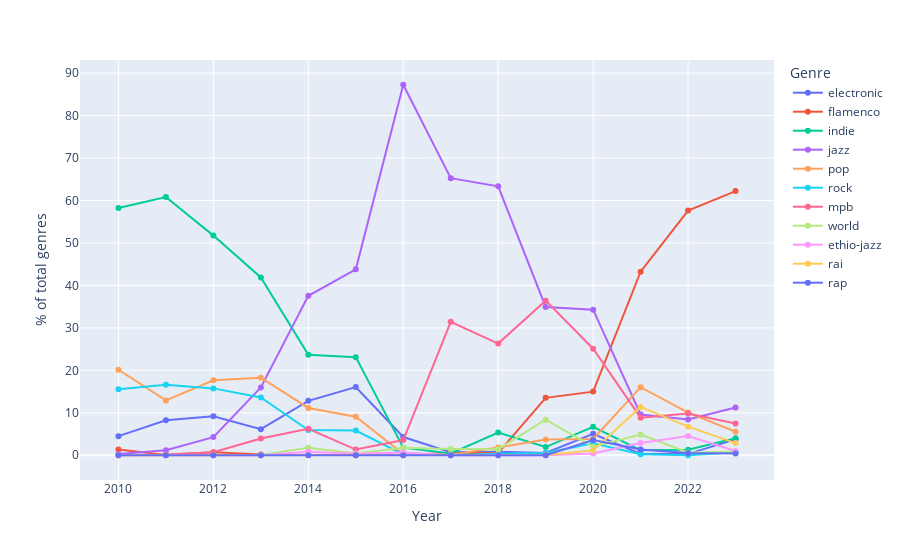

This figure's notebook cell:
### Code cell
fig = px.line(genres_year_top_figure_df.loc[genres_year_top_figure_df.year<2024], x="year", y="percentage", color='genre', markers= True,
              labels={"percentage" : "% of total genres", "year":"Year", "genre":"Genre"})
fig.show()

### Figure 1 — Plotly figure (JSON) as saved in the notebook; plotly's stock layout.template omitted (floating-point values rounded to 4 significant figures)
{"data": [{"hovertemplate": "Genre=electronic<br>Year=%{x}<br>% of total genres=%{y}<extra></extra>", "legendgroup": "electronic", "line": {"color": "#636efa", "dash": "solid"}, "marker": {"symbol": "circle"}, "mode": "lines+markers", "name": "electronic", "orientation": "v", "showlegend": true, "type": "scatter", "x": [2010, 2011, 2012, 2013, 2014, 2015, 2016, 2017, 2018, 2019, 2020, 2021, 2022, 2023], "xaxis": "x", "y": [4.494, 8.239, 9.185, 6.138, 12.82, 16.06, 4.297, 0.7359, 0.8174, 0.5268, 5.069, 0.2883, 0.3296, 3.73], "yaxis": "y"}, {"hovertemplate": "Genre=flamenco<br>Year=%{x}<br>% of total genres=%{y}<extra></extra>", "legendgroup": "flamenco", "line": {"color": "#EF553B", "dash": "solid"}, "marker": {"symbol": "circle"}, "mode": "lines+markers", "name": "flamenco", "orientation": "v", "showlegend": true, "type": "scatter", "x": [2010, 2011, 2012, 2013, 2014, 2015, 2016, 2017, 2018, 2019, 2020, 2021, 2022, 2023], "xaxis": "x", "y": [1.33, 0.04462, 0.7222, 0.171, 0.04529, 0, 0.1023, 0.5079, 0.545, 13.51, 14.99, 43.22, 57.64, 62.22], "yaxis": "y"}, {"hovertemplate": "Genre=indie<br>Year=%{x}<br>% of total genres=%{y}<extra></extra>", "legendgroup": "indie", "line": {"color": "#00cc96", "dash": "solid"}, "marker": {"symbol": "circle"}, "mode": "lines+markers", "name": "indie", "orientation": "v", "showlegend": true, "type": "scatter", "x": [2010, 2011, 2012, 2013, 2014, 2015, 2016, 2017, 2018, 2019, 2020, 2021, 2022, 2023], "xaxis": "x", "y": [58.24, 60.83, 51.73, 41.87, 23.64, 23.11, 1.79, 0.4146, 5.333, 1.93, 6.718, 1.201, 1.289, 4.006], "yaxis": "y"}, {"hovertemplate": "Genre=jazz<br>Year=%{x}<br>% of total genres=%{y}<extra></extra>", "legendgroup": "jazz", "line": {"color": "#ab63fa", "dash": "solid"}, "marker": {"symbol": "circle"}, "mode": "lines+markers", "name": "jazz", "orientation": "v", "showlegend": true, "type": "scatter", "x": [2010, 2011, 2012, 2013, 2014, 2015, 2016, 2017, 2018, 2019, 2020, 2021, 2022, 2023], "xaxis": "x", "y": [0.2751, 1.16, 4.271, 15.96, 37.56, 43.81, 87.26, 65.27, 63.34, 34.92, 34.3, 9.61, 8.411, 11.23], "yaxis": "y"}, {"hovertemplate": "Genre=pop<br>Year=%{x}<br>% of total genres=%{y}<extra></extra>", "legendgroup": "pop", "line": {"color": "#FFA15A", "dash": "solid"}, "marker": {"symbol": "circle"}, "mode": "lines+markers", "name": "pop", "orientation": "v", "showlegend": true, "type": "scatter", "x": [2010, 2011, 2012, 2013, 2014, 2015, 2016, 2017, 2018, 2019, 2020, 2021, 2022, 2023], "xaxis": "x", "y": [20.13, 12.92, 17.65, 18.26, 11.14, 9.059, 0.3069, 0.09328, 1.849, 3.727, 3.823, 16.04, 10.05, 5.522], "yaxis": "y"}, {"hovertemplate": "Genre=rock<br>Year=%{x}<br>% of total genres=%{y}<extra></extra>", "legendgroup": "rock", "line": {"color": "#19d3f3", "dash": "solid"}, "marker": {"symbol": "circle"}, "mode": "lines+markers", "name": "rock", "orientation": "v", "showlegend": true, "type": "scatter", "x": [2010, 2011, 2012, 2013, 2014, 2015, 2016, 2017, 2018, 2019, 2020, 2021, 2022, 2023], "xaxis": "x", "y": [15.53, 16.58, 15.75, 13.61, 5.918, 5.821, 0.2046, 0.04146, 0.3698, 0.5312, 2.846, 0.2523, 0.01766, 0.715], "yaxis": "y"}, {"hovertemplate": "Genre=mpb<br>Year=%{x}<br>% of total genres=%{y}<extra></extra>", "legendgroup": "mpb", "line": {"color": "#FF6692", "dash": "solid"}, "marker": {"symbol": "circle"}, "mode": "lines+markers", "name": "mpb", "orientation": "v", "showlegend": true, "type": "scatter", "x": [2010, 2011, 2012, 2013, 2014, 2015, 2016, 2017, 2018, 2019, 2020, 2021, 2022, 2023], "xaxis": "x", "y": [0, 0.1636, 0.6908, 3.934, 6.22, 1.335, 3.581, 31.43, 26.3, 36.41, 25.1, 8.853, 9.818, 7.495], "yaxis": "y"}, {"hovertemplate": "Genre=world<br>Year=%{x}<br>% of total genres=%{y}<extra></extra>", "legendgroup": "world", "line": {"color": "#B6E880", "dash": "solid"}, "marker": {"symbol": "circle"}, "mode": "lines+markers", "name": "world", "orientation": "v", "showlegend": true, "type": "scatter", "x": [2010, 2011, 2012, 2013, 2014, 2015, 2016, 2017, 2018, 2019, 2020, 2021, 2022, 2023], "xaxis": "x", "y": [0, 0.05949, 0, 0.05701, 1.766, 0.4376, 1.79, 1.493, 1.421, 8.379, 2.003, 4.901, 0.671, 0.8184], "yaxis": "y"}, {"hovertemplate": "Genre=ethio-jazz<br>Year=%{x}<br>% of total genres=%{y}<extra></extra>", "legendgroup": "ethio-jazz", "line": {"color": "#FF97FF", "dash": "solid"}, "marker": {"symbol": "circle"}, "mode": "lines+markers", "name": "ethio-jazz", "orientation": "v", "showlegend": true, "type": "scatter", "x": [2010, 2011, 2012, 2013, 2014, 2015, 2016, 2017, 2018, 2019, 2020, 2021, 2022, 2023], "xaxis": "x", "y": [0, 0, 0, 0, 0.8454, 0.372, 0.665, 0.02073, 0.009731, 0.01771, 0.4153, 2.907, 4.515, 1.008], "yaxis": "y"}, {"hovertemplate": "Genre=rai<br>Year=%{x}<br>% of total genres=%{y}<extra></extra>", "legendgroup": "rai", "line": {"color": "#FECB52", "dash": "solid"}, "marker": {"symbol": "circle"}, "mode": "lines+markers", "name": "rai", "orientation": "v", "showlegend": true, "type": "scatter", "x": [2010, 2011, 2012, 2013, 2014, 2015, 2016, 2017, 2018, 2019, 2020, 2021, 2022, 2023], "xaxis": "x", "y": [0, 0, 0, 0, 0.04529, 0, 0, 0, 0.009731, 0.03541, 1.148, 11.38, 6.74, 2.86], "yaxis": "y"}, {"hovertemplate": "Genre=rap<br>Year=%{x}<br>% of total genres=%{y}<extra></extra>", "legendgroup": "rap", "line": {"color": "#636efa", "dash": "solid"}, "marker": {"symbol": "circle"}, "mode": "lines+markers", "name": "rap", "orientation": "v", "showlegend": true, "type": "scatter", "x": [2010, 2011, 2012, 2013, 2014, 2015, 2016, 2017, 2018, 2019, 2020, 2021, 2022, 2023], "xaxis": "x", "y": [0, 0, 0, 0, 0, 0, 0, 0, 0, 0.004427, 3.591, 1.357, 0.518, 0.4049], "yaxis": "y"}], "layout": {"legend": {"title": {"text": "Genre"}, "tracegroupgap": 0}, "margin": {"t": 60}, "xaxis": {"anchor": "y", "domain": [0, 1], "title": {"text": "Year"}}, "yaxis": {"anchor": "x", "domain": [0, 1], "title": {"text": "% of total genres"}}}}
